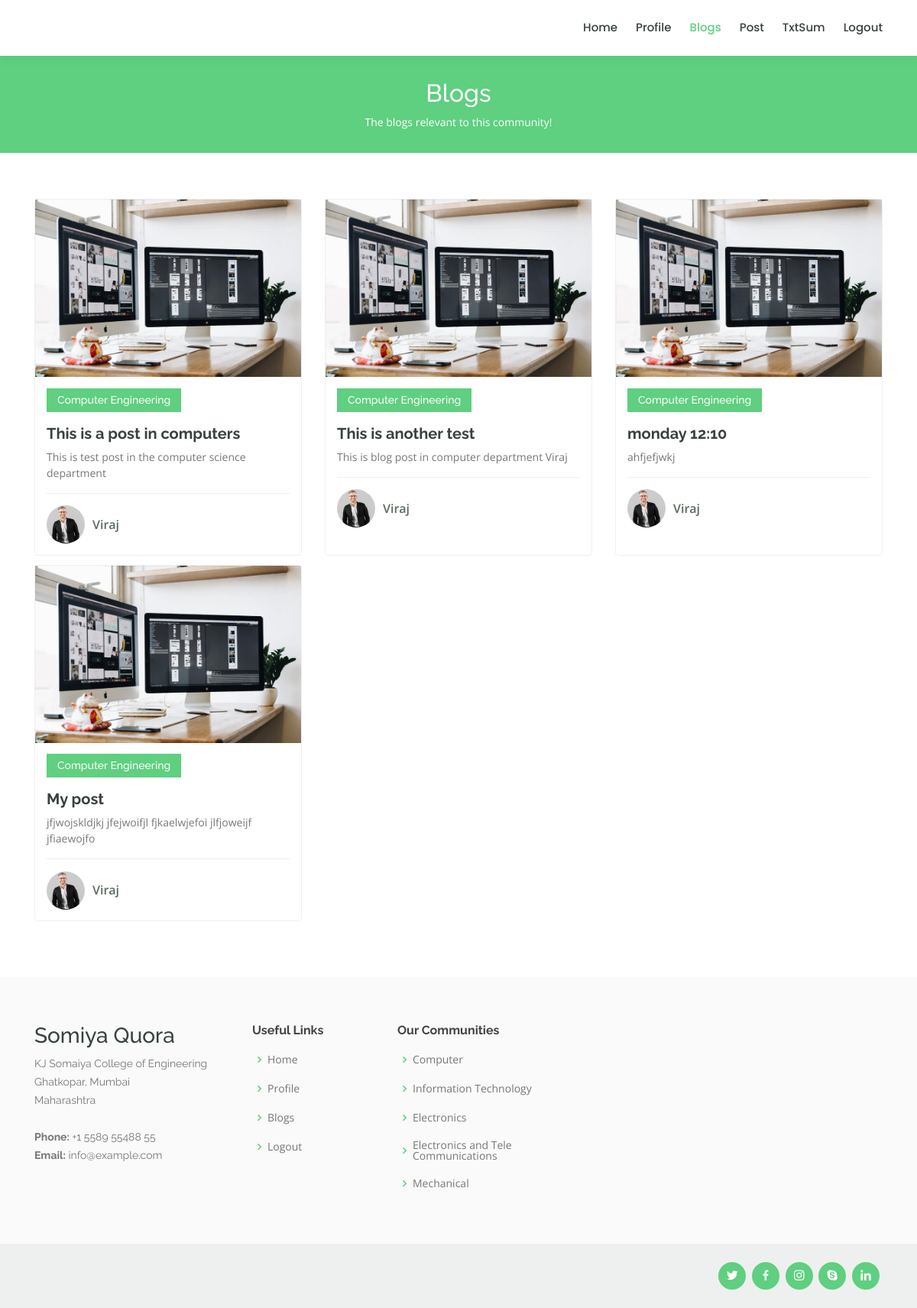
Screenshot of /blogs/Computer/ (signed in) with the database file from the repository.
### quoraBlog/models.py (models this page shows, shortened)
class Post(models.Model):
    title = models.CharField(max_length=100)
    content = models.TextField()
    date_posted = models.DateTimeField(default=timezone.now)
    author = models.ForeignKey(User, on_delete=models.CASCADE)
    group = models.ForeignKey(Community, on_delete= models.CASCADE,null=True, blank=True)
    reports = models.ManyToManyField(User, related_name='blog_post')
    User.username = 'Viraj'

class Community(models.Model):
    title =  models.CharField(max_length=100,unique=True)
    description = models.TextField(blank=True, default='')
    def __str__(self):
        return self.title

### quoraBlog/views.py (the view)
# urls.py: path('blogs/Computer/', views.computers, name='Computers'),
def computers(req):
    context = {
        'community': 'Computer Engineering',
        'commPost': list(Post.objects.all()),
    }
    return render(req, 'computers.html', context)

### quoraBlog/templates/computers.html (shortened to what this page needs)
{% load static %}
<!DOCTYPE html>
<html lang="en">
    <head>
        <link href="{% static 'vendor/bootstrap/css/bootstrap.min.css' %}" rel="stylesheet">
        <link href="{% static 'vendor/icofont/icofont.min.css' %}" rel="stylesheet">
        <link href="{% static 'vendor/boxicons/css/boxicons.min.css' %}" rel="stylesheet">
        <link href="{% static 'vendor/owl.carousel/assets/owl.carousel.min.css' %}" rel="stylesheet">
        <link href="{% static 'vendor/animate.css/animate.min.css' %}" rel="stylesheet">
        <link href="{% static 'vendor/aos/aos.css' %}" rel="stylesheet">
        <link href="{% static 'vendor/remixicon/remixicon.css' %}" rel="stylesheet">
        <link rel="stylesheet" type="text/css" href="{% static 'css/blogs.css' %}">
    </head>
<body>
  <header id="header" class="fixed-top">
    <div class="container d-flex align-items-center">
      <nav class="nav-menu d-none d-lg-block">
        <ul>
          {% if user.is_authenticated %}
            <li><a href="{% url 'home' %}">Home</a></li>
            <li><a href="{% url 'profile' %}">Profile</a></li>
            <li class="active"><a href="{% url 'blogs' %}">Blogs</a></li>
            <li ><a href="{% url 'post-create' %}">Post</a></li>
            <li ><a href="{% url 'txt_sum' %}">TxtSum</a></li>
            <li><a href="{% url 'logout' %}">Logout</a></li>
          {% endif %}
        </ul>
      </nav>
    </div>
  </header>
  <main id="main" data-aos="fade-in">
    <div class="breadcrumbs">
      <div class="container">
        <h2>Blogs</h2>
        <p>The blogs relevant to this community!</p>
      </div>
    </div>
    <section id="courses" class="courses">
        <div class="container" data-aos="fade-up">
          <div class="row" data-aos="zoom-in" data-aos-delay="100">
            {% for post in commPost %}
            {% ifequal post.group|stringformat:"s" community %}
            <div class="col-lg-4 col-md-6 d-flex align-items-stretch">
              <div class="course-item" style="margin-bottom: 12px;">
                <img src="{% static 'img/course-1.jpg' %}" class="img-fluid" alt="...">
                <div class="course-content">
                  <div class="d-flex justify-content-between align-items-center mb-3">
                    <h4>{{ post.group }}</h4>
                  </div>
                  <h3><a href="{% url 'post-detail' post.id %}">{{ post.title }}</a></h3>
                  <p>{{ post.content }}</p>
                  <div class="trainer d-flex justify-content-between align-items-center">
                    <div class="trainer-profile d-flex align-items-center">
                      <img src="{% static 'img/trainer-1.jpg' %}" class="img-fluid" alt="">
                      <span>{{ post.author }}</span>
                    </div>
                  </div>
                </div>
              </div>
            </div>
            {% endifequal %}
            {% endfor %}
    </section>
    </main>
    <footer id="footer">
    <div class="footer-top">
      <div class="container">
        <div class="row">
          <div class="col-lg-3 col-md-6 footer-contact">
            <h3>Somiya Quora</h3>
            <p>
              KJ Somaiya College of Engineering <br>
              Ghatkopar, Mumbai<br>
              Maharashtra <br><br>
              <strong>Phone:</strong> +1 5589 55488 55<br>
              <strong>Email:</strong> info@example.com<br>
            </p>
          </div>
          <div class="col-lg-2 col-md-6 footer-links">
            <h4>Useful Links</h4>
            <ul>
              <li><i class="bx bx-chevron-right"></i> <a href={{home}}>Home</a></li>
              <li><i class="bx bx-chevron-right"></i> <a href={{profile}}>Profile</a></li>
              <li><i class="bx bx-chevron-right"></i> <a href="#">Blogs</a></li>
              <li><i class="bx bx-chevron-right"></i> <a href="#">Logout</a></li>
            </ul>
          </div>
          <div class="col-lg-3 col-md-6 footer-links">
            <h4>Our Communities</h4>
            <ul>
              <li><i class="bx bx-chevron-right"></i> <a href="#">Computer</a></li>
              <li><i class="bx bx-chevron-right"></i> <a href="#">Information Technology</a></li>
              <li><i class="bx bx-chevron-right"></i> <a href="#">Electronics</a></li>
              <li><i class="bx bx-chevron-right"></i> <a href="#">Electronics and Tele Communications</a></li>
              <li><i class="bx bx-chevron-right"></i> <a href="#">Mechanical</a></li>
            </ul>
          </div>
        </div>
      </div>
    </div>
    <div class="container d-md-flex py-4">
      <div class="social-links text-center text-md-right pt-3 pt-md-0">
        <a href="#" class="twitter"><i class="bx bxl-twitter"></i></a>
        <a href="#" class="facebook"><i class="bx bxl-facebook"></i></a>
        <a href="#" class="instagram"><i class="bx bxl-instagram"></i></a>
        <a href="#" class="google-plus"><i class="bx bxl-skype"></i></a>
        <a href="#" class="linkedin"><i class="bx bxl-linkedin"></i></a>
      </div>
    </div>
  </footer>
</body>
</html>

### quoraBlog/static/css/blogs.css (style rules this page uses)
body { font-family: "Open Sans", sans-serif; color: #444444; }
a { color: #5fcf80; }
h1, h2, h3, h4, h5, h6 { font-family: "Raleway", sans-serif; }
#header { background: #fff; transition: all 0.5s; z-index: 997; padding: 15px 0; box-shadow: 0px 0 18px rgba(55, 66, 59, 0.08); }
.nav-menu ul { margin: 0; padding: 0; list-style: none; }
.nav-menu > ul { display: flex; }
.nav-menu > ul > li { position: relative; white-space: nowrap; padding: 10px 0 10px 24px; }
.nav-menu a { display: block; position: relative; color: #37423b; transition: 0.3s; font-size: 15px; font-family: "Poppins", sans-serif; font-weight: 500; }
.nav-menu a:hover, .nav-menu .active > a, .nav-menu li:hover > a { color: #5fcf80; }
.mobile-nav { position: fixed; top: 55px; right: 15px; bottom: 15px; left: 15px; z-index: 9999; overflow-y: auto; background: #fff; transition: ease-in-out 0.2s; opacity: 0; visibility: hidden; border-radius: 10px; padding: 10px 0; }
.mobile-nav * { margin: 0; padding: 0; list-style: none; }
.mobile-nav a { display: block; position: relative; color: #37423b; padding: 10px 20px; font-weight: 500; outline: none; }
.mobile-nav a:hover, .mobile-nav .active > a, .mobile-nav li:hover > a { color: #5fcf80; text-decoration: none; }
section { padding: 60px 0; overflow: hidden; }
.breadcrumbs { margin-top: 73px; text-align: center; background: #5fcf80; padding: 30px 0; color: #fff; }
.breadcrumbs h2 { font-size: 32px; font-weight: 500; }
.breadcrumbs p { font-size: 14px; margin-bottom: 0; }
.courses .course-item { border-radius: 5px; border: 1px solid #eef0ef; }
.courses .course-content { padding: 15px; }
.courses .course-content h3 { font-weight: 700; font-size: 20px; }
.courses .course-content h3 a { color: #37423b; transition: 0.3s; }
.courses .course-content p { font-size: 14px; color: #777777; }
.courses .course-content h4 { font-size: 14px; background: #5fcf80; padding: 7px 14px; color: #fff; margin: 0; }
.courses .trainer { padding-top: 15px; border-top: 1px solid #eef0ef; }
.courses .trainer .trainer-profile img { max-width: 50px; border-radius: 50px; }
.courses .trainer .trainer-profile span { padding-left: 10px; font-weight: 600; font-size: 16px; color: #5a6c60; }
#footer { color: #37423b; font-size: 14px; background: #eef0ef; }
#footer .footer-top { padding: 60px 0 30px 0; background: #f9faf9; }
#footer .footer-top .footer-contact { margin-bottom: 30px; }
#footer .footer-top .footer-contact p { font-size: 14px; line-height: 24px; margin-bottom: 0; font-family: "Raleway", sans-serif; color: #777777; }
#footer .footer-top h4 { font-size: 16px; font-weight: bold; color: #444444; position: relative; padding-bottom: 12px; }
#footer .footer-top .footer-links { margin-bottom: 30px; }
#footer .footer-top .footer-links ul { list-style: none; padding: 0; margin: 0; }
#footer .footer-top .footer-links ul i { padding-right: 2px; color: #5fcf80; font-size: 18px; line-height: 1; }
#footer .footer-top .footer-links ul li { padding: 10px 0; display: flex; align-items: center; }
#footer .footer-top .footer-links ul li:first-child { padding-top: 0; }
#footer .footer-top .footer-links ul a { color: #777777; transition: 0.3s; display: inline-block; line-height: 1; }
#footer .social-links a { font-size: 18px; display: inline-block; background: #5fcf80; color: #fff; line-height: 1; padding: 8px 0; margin-right: 4px; border-radius: 50%; text-align: center; width: 36px; height: 36px; transition: 0.3s; }

### rows the page displays
Post: group "Computer Engineering", title "This is a post in computers", content "This is test post in the computer science department", author "Viraj"
Post: group "Computer Engineering", title "This is another test", content "This is blog post in computer department Viraj", author "Viraj"
Post: group "Computer Engineering", title "monday 12:10", content "ahfjefjwkj", author "Viraj"
Post: group "Computer Engineering", title "My post", content "jfjwojskldjkj jfejwoifjl fjkaelwjefoi jlfjoweijf jfiaewojfo", author "Viraj"
